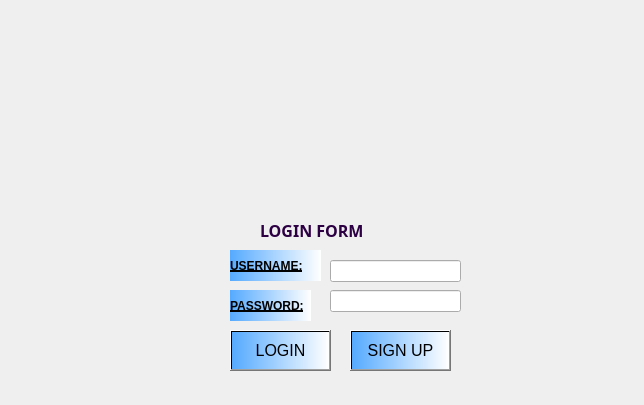
<?xml version="1.0" encoding="UTF-8"?>
<ui version="4.0">
 <class>Dialog</class>
 <widget class="QDialog" name="Dialog">
  <property name="geometry">
   <rect>
    <x>0</x>
    <y>0</y>
    <width>644</width>
    <height>405</height>
   </rect>
  </property>
  <property name="windowTitle">
   <string>Dialog</string>
  </property>
  <property name="styleSheet">
   <string notr="true">QDialog{
background-image: url(:/newPrefix/5c8cf89945d2a05010d25979.jpg);}</string>
  </property>
  <widget class="QLabel" name="username_label">
   <property name="geometry">
    <rect>
     <x>230</x>
     <y>250</y>
     <width>91</width>
     <height>31</height>
    </rect>
   </property>
   <property name="font">
    <font>
     <weight>75</weight>
     <bold>true</bold>
     <underline>true</underline>
    </font>
   </property>
   <property name="styleSheet">
    <string notr="true">background-color: qlineargradient(spread:pad, x1:0, y1:0, x2:1, y2:0, stop:0 rgba(85, 170, 255, 255), stop:1 rgba(255, 255, 255, 255));
</string>
   </property>
   <property name="text">
    <string>USERNAME:</string>
   </property>
  </widget>
  <widget class="QLabel" name="password_label">
   <property name="geometry">
    <rect>
     <x>230</x>
     <y>290</y>
     <width>81</width>
     <height>31</height>
    </rect>
   </property>
   <property name="font">
    <font>
     <weight>75</weight>
     <bold>true</bold>
     <underline>true</underline>
    </font>
   </property>
   <property name="styleSheet">
    <string notr="true">background-color: qlineargradient(spread:pad, x1:0, y1:0, x2:1, y2:0, stop:0 rgba(85, 170, 255, 255), stop:1 rgba(255, 255, 255, 255));</string>
   </property>
   <property name="text">
    <string>PASSWORD:</string>
   </property>
  </widget>
  <widget class="QLineEdit" name="username_lineEdit">
   <property name="geometry">
    <rect>
     <x>330</x>
     <y>260</y>
     <width>131</width>
     <height>22</height>
    </rect>
   </property>
  </widget>
  <widget class="QLineEdit" name="password_lineEdit">
   <property name="geometry">
    <rect>
     <x>330</x>
     <y>290</y>
     <width>131</width>
     <height>22</height>
    </rect>
   </property>
  </widget>
  <widget class="QPushButton" name="login_pushButton">
   <property name="geometry">
    <rect>
     <x>230</x>
     <y>330</y>
     <width>101</width>
     <height>41</height>
    </rect>
   </property>
   <property name="font">
    <font>
     <pointsize>12</pointsize>
    </font>
   </property>
   <property name="styleSheet">
    <string notr="true">background-color: qlineargradient(spread:pad, x1:0, y1:0, x2:1, y2:0, stop:0 rgba(85, 170, 255, 255), stop:1 rgba(255, 255, 255, 255));</string>
   </property>
   <property name="text">
    <string>LOGIN</string>
   </property>
  </widget>
  <widget class="QPushButton" name="signup_pushButton">
   <property name="geometry">
    <rect>
     <x>350</x>
     <y>330</y>
     <width>101</width>
     <height>41</height>
    </rect>
   </property>
   <property name="font">
    <font>
     <pointsize>12</pointsize>
    </font>
   </property>
   <property name="styleSheet">
    <string notr="true">background-color: qlineargradient(spread:pad, x1:0, y1:0, x2:1, y2:0, stop:0 rgba(85, 170, 255, 255), stop:1 rgba(255, 255, 255, 255));</string>
   </property>
   <property name="text">
    <string>SIGN UP</string>
   </property>
  </widget>
  <widget class="QLabel" name="label">
   <property name="geometry">
    <rect>
     <x>260</x>
     <y>210</y>
     <width>131</width>
     <height>41</height>
    </rect>
   </property>
   <property name="font">
    <font>
     <family>Algerian</family>
     <pointsize>12</pointsize>
     <weight>75</weight>
     <bold>true</bold>
    </font>
   </property>
   <property name="styleSheet">
    <string notr="true">color: rgb(44, 0, 67);
</string>
   </property>
   <property name="text">
    <string>LOGIN FORM</string>
   </property>
  </widget>
 </widget>
 <resources>
  <include location="../TEZ/302257.qrc"/>
 </resources>
 <connections/>
</ui>
